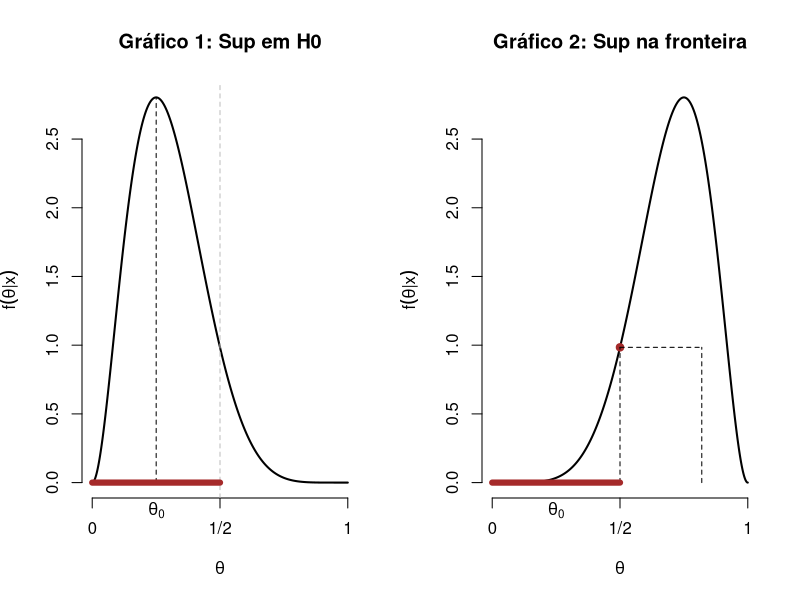
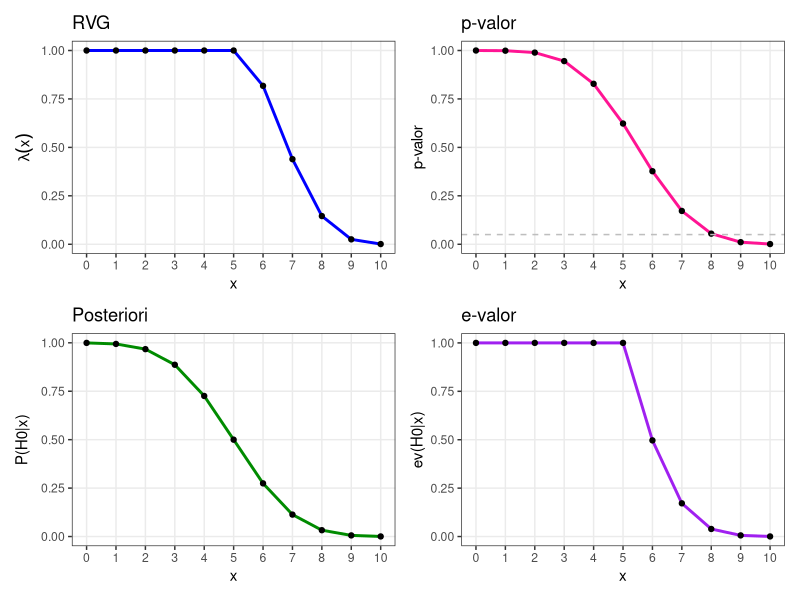
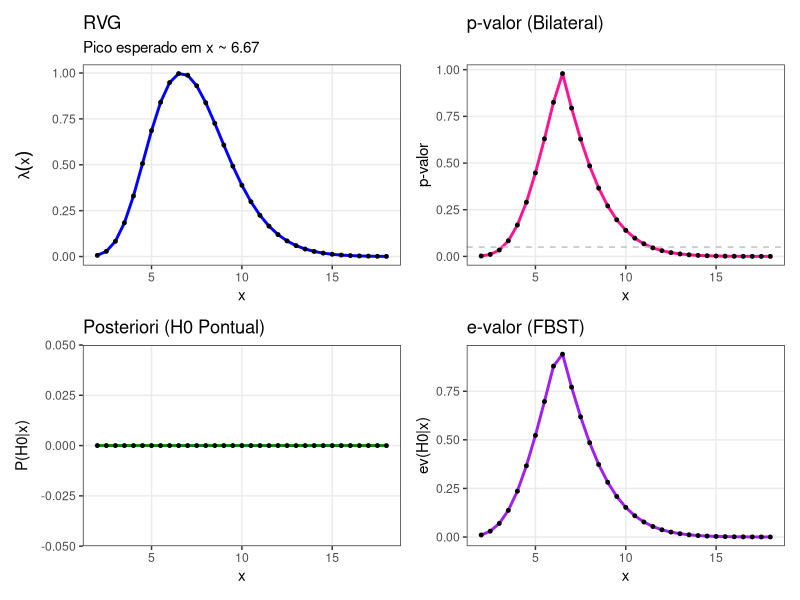
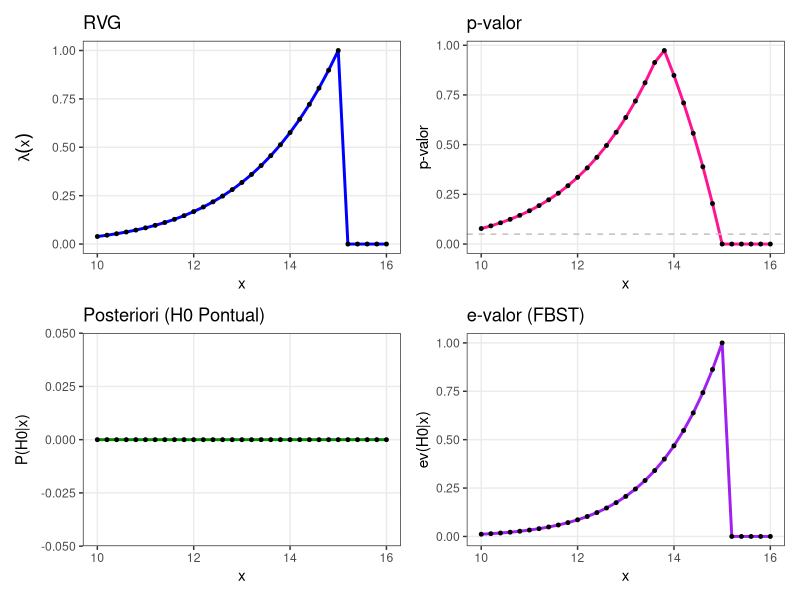

Reproduce these figures in R, in order.
## ---- chunk 1
x <- seq(0, 1, length.out = 1000)
y1 <- dbeta(x, shape1 = 3, shape2 = 7) 
y2 <- dbeta(x, shape1 = 7, shape2 = 3)

par(mfrow = c(1,2))  # dois gráficos lado a lado

plot(x, y1, type = "l", lwd = 2, xlab = expression(theta), ylab = expression(f(theta * "|" * x)), 
     main = "Gráfico 1: Sup em H0", axes = FALSE)
axis(1, at = c(0, 0.5, 1), labels = c("0", "1/2", "1"))
axis(2)

theta_hat <- x[which.max(y1)]
lines(c(theta_hat, theta_hat), c(0, max(y1)), lty = 2)
text(theta_hat, -0.2, expression(theta[0]), xpd = TRUE)

abline(v = 0.5, lty = 2, col = "gray")

lines(c(0, 0.5), c(0, 0), lwd = 6, col = "brown")

plot(x, y2, type = "l", lwd = 2, xlab = expression(theta), ylab = expression(f(theta * "|" * x)), 
     main = "Gráfico 2: Sup na fronteira", axes = FALSE)
axis(1, at = c(0, 0.5, 1), labels = c("0", "1/2", "1"))
axis(2)

tx_val <- dbeta(0.5, 7, 3)
points(0.5, tx_val, pch = 19, col = "brown")
lines(c(0.5, 0.5), c(0, tx_val), lty = 2)

segments(0.5, tx_val, 0.82, tx_val, lty = 2) 
lines(c(0.82, 0.82), c(0, tx_val), lty = 2)

lines(c(0, 0.5), c(0, 0), lwd = 6, col = "brown")
text(0.25, -0.2, expression(theta[0]), xpd = TRUE)
## ---- chunk 2
library(ggplot2)
library(patchwork) 

n <- 10
x_seq <- 0:10
a <- 1 
b <- 1

resultados <- data.frame(
  x = x_seq,
  RVG = NA,
  p_valor = NA,
  Posteriori = NA,
  e_valor = NA)

for (i in 1:length(x_seq)) {
  x <- x_seq[i]
  
  # RVG 
  theta_hat <- x / n
  log_L_global <- dbinom(x, size = n, prob = theta_hat, log = TRUE)
  
  if (theta_hat <= 0.5) {
    resultados$RVG[i] <- 1} 
  else {
    log_L_restrito <- dbinom(x, size = n, prob = 0.5, log = TRUE)
    resultados$RVG[i] <- exp(log_L_restrito - log_L_global)}
  
  # p-valor 
  resultados$p_valor[i] <- pbinom(x - 1, size = n, prob = 0.5, lower.tail = FALSE)
  
  # Posteriori 
  a_post <- a + x
  b_post <- b + n - x

  resultados$Posteriori[i] <- pbeta(0.5, shape1 = a_post, shape2 = b_post)
  
  # e-valor 
  moda_post <- (a_post - 1) / (a_post + b_post - 2)
  
  if(x == 0) moda_post <- 0
  if(x == 10) moda_post <- 1
  
  if (moda_post <= 0.5) {
    resultados$e_valor[i] <- 1} 
  else {
    densidade_corte <- dbeta(0.5, a_post, b_post)
    
    if (x == n) {
      prob_tangente <- pbeta(1, a_post, b_post) - pbeta(0.5, a_post, b_post)} 
    else {
      funcao_busca <- function(t) dbeta(t, a_post, b_post) - densidade_corte
      raiz <- uniroot(funcao_busca, interval = c(moda_post, 1))$root
      prob_tangente <- pbeta(raiz, a_post, b_post) - pbeta(0.5, a_post, b_post)}
    
    resultados$e_valor[i] <- 1 - prob_tangente}}

tema <- theme_bw() + theme(panel.grid.minor = element_blank())
## ---- chunk 3
# Gráfico 1: RVG
g1 <- ggplot(resultados, aes(x=x, y=RVG)) + 
  geom_line(color="blue", size=1) + geom_point() +
  scale_x_continuous(breaks=0:10) +
  labs(title="RVG", y=expression(lambda(x))) + tema

# Gráfico 2: p-valor
g2 <- ggplot(resultados, aes(x=x, y=p_valor)) + 
  geom_line(color="deeppink", size=1) + geom_point() +
  geom_hline(yintercept=0.05, linetype="dashed", color="gray") +
  scale_x_continuous(breaks=0:10) +
  labs(title="p-valor", y="p-valor") + tema

# Gráfico 3: Posteriori
g3 <- ggplot(resultados, aes(x=x, y=Posteriori)) + 
  geom_line(color="green4", size=1) + geom_point() +
  scale_x_continuous(breaks=0:10) +
  labs(title="Posteriori", y="P(H0|x)") + tema

# Gráfico 4: e-valor
g4 <- ggplot(resultados, aes(x=x, y=e_valor)) + 
  geom_line(color="purple", size=1) + geom_point() +
  scale_x_continuous(breaks=0:10) +
  labs(title="e-valor", y="ev(H0|x)") + tema

(g1 + g2) / (g3 + g4)
## ---- chunk 4
library(ggplot2)
library(patchwork)

n <- 10
lambda_0 <- 1.5          
val_esperado <- n / lambda_0 
x_seq <- seq(from = 2, to = 18, by = 0.5)
alpha_prior <- 2
beta_prior <- 1

resultados <- data.frame(
  x = x_seq,
  RVG = NA,
  p_valor = NA,
  Posteriori = NA,
  e_valor = NA)

for (i in 1:length(x_seq)) {
  x_loop <- x_seq[i] 
  
  # RVG 
  theta_hat <- n / x_loop 
  log_L <- function(lam, sum_x, n) {
    n * log(lam) - lam * sum_x}
  
  log_L_H0 <- log_L(lambda_0, x_loop, n)
  log_L_Global <- log_L(theta_hat, x_loop, n)
  
  resultados$RVG[i] <- exp(log_L_H0 - log_L_Global)
  
  # p-valor 
  prob_acumulada <- pgamma(x_loop, shape = n, rate = lambda_0)
  resultados$p_valor[i] <- 2 * min(prob_acumulada, 1 - prob_acumulada)
  
  # Posteriori
  resultados$Posteriori[i] <- 0
  
  # e-valor 
  alpha_post <- alpha_prior + n
  beta_post <- beta_prior + x_loop
  densidade_corte <- dgamma(lambda_0, shape = alpha_post, rate = beta_post)
  moda_post <- (alpha_post - 1) / beta_post
  
  f_busca <- function(t) dgamma(t, alpha_post, rate = beta_post) - densidade_corte

  if (abs(moda_post - lambda_0) < 0.01) {
    resultados$e_valor[i] <- 1} 
  else {
    raiz_esq <- try(uniroot(f_busca, interval = c(0.0001, moda_post))$root, silent=TRUE)
    raiz_dir <- try(uniroot(f_busca, interval = c(moda_post, moda_post + 20))$root, silent=TRUE)
    
    if(!inherits(raiz_esq, "try-error") & !inherits(raiz_dir, "try-error")) {
      prob_tangente <- pgamma(raiz_dir, shape=alpha_post, rate=beta_post) - 
                       pgamma(raiz_esq, shape=alpha_post, rate=beta_post)
      resultados$e_valor[i] <- 1 - prob_tangente} 
    else {
      resultados$e_valor[i] <- 0}}}
## ---- chunk 5
tema <- theme_bw() + theme(panel.grid.minor = element_blank())

# Gráfico 1: RVG
g1 <- ggplot(resultados, aes(x=x, y=RVG)) + 
  geom_line(color="blue", size=1) + geom_point(size=1) +
  labs(title="RVG", subtitle="Pico esperado em x ~ 6.67", y=expression(lambda(x))) + tema

# Gráfico 2: p-valor
g2 <- ggplot(resultados, aes(x=x, y=p_valor)) + 
  geom_line(color="deeppink", size=1) + geom_point(size=1) +
  geom_hline(yintercept=0.05, linetype="dashed", color="gray") +
  labs(title="p-valor (Bilateral)", y="p-valor") + tema

# Gráfico 3: Posteriori
g3 <- ggplot(resultados, aes(x=x, y=Posteriori)) + 
  geom_line(color="green4", size=1) + geom_point(size=1) +
  labs(title="Posteriori (H0 Pontual)", y="P(H0|x)") + tema

# Gráfico 4: e-valor
g4 <- ggplot(resultados, aes(x=x, y=e_valor)) + 
  geom_line(color="purple", size=1) + geom_point(size=1) +
  labs(title="e-valor (FBST)", y="ev(H0|x)") + tema

(g1 + g2) / (g3 + g4)
## ---- chunk 6
library(ggplot2)
library(patchwork)

n <- 8
theta_0 <- 15        
xm_prior <- 10        
alpha_prior <- 3      
x_seq <- seq(from = 10, to = 16, by = 0.2)


resultados <- data.frame(
  x = x_seq,
  RVG = NA,
  p_valor = NA,
  Posteriori = NA,
  e_valor = NA)

for (i in 1:length(x_seq)) {
  x_loop <- x_seq[i]
  
  # RVG 
  lik_global <- (x_loop)^(-n)

  if (x_loop > theta_0) {
    resultados$RVG[i] <- 0} 
  else {
    lik_H0 <- (theta_0)^(-n)
    resultados$RVG[i] <- lik_H0 / lik_global}
  
  # p-valor
  
  if (x_loop > theta_0) {
    resultados$p_valor[i] <- 0} 
  else {
    prob_acumulada <- (x_loop / theta_0)^n
    resultados$p_valor[i] <- 2 * min(prob_acumulada, 1 - prob_acumulada)}
  
  # Posteriori
  resultados$Posteriori[i] <- 0
  
  # e-valor 
  alpha_post <- alpha_prior + n   
  xm_post <- max(xm_prior, x_loop) 
  
  if (x_loop > theta_0) {
    resultados$e_valor[i] <- 0} 
  else {
    prob_cauda_15 <- (xm_post / theta_0)^alpha_post
    resultados$e_valor[i] <- prob_cauda_15}}
## ---- chunk 7
tema <- theme_bw() + theme(panel.grid.minor = element_blank())

# Gráfico 1: RVG
g1 <- ggplot(resultados, aes(x=x, y=RVG)) + 
  geom_line(color="blue", size=1) + geom_point(size=1) +
  labs(title="RVG", y=expression(lambda(x))) + tema

# Gráfico 2: p-valor
g2 <- ggplot(resultados, aes(x=x, y=p_valor)) + 
  geom_line(color="deeppink", size=1) + geom_point(size=1) +
  geom_hline(yintercept=0.05, linetype="dashed", color="gray") +
  labs(title="p-valor", y="p-valor") + tema

# Gráfico 3: Posteriori
g3 <- ggplot(resultados, aes(x=x, y=Posteriori)) + 
  geom_line(color="green4", size=1) + geom_point(size=1) +
  labs(title="Posteriori (H0 Pontual)", y="P(H0|x)") + tema

# Gráfico 4: e-valor
g4 <- ggplot(resultados, aes(x=x, y=e_valor)) + 
  geom_line(color="purple", size=1) + geom_point(size=1) +
  labs(title="e-valor (FBST)", y="ev(H0|x)") + tema

(g1 + g2) / (g3 + g4)
